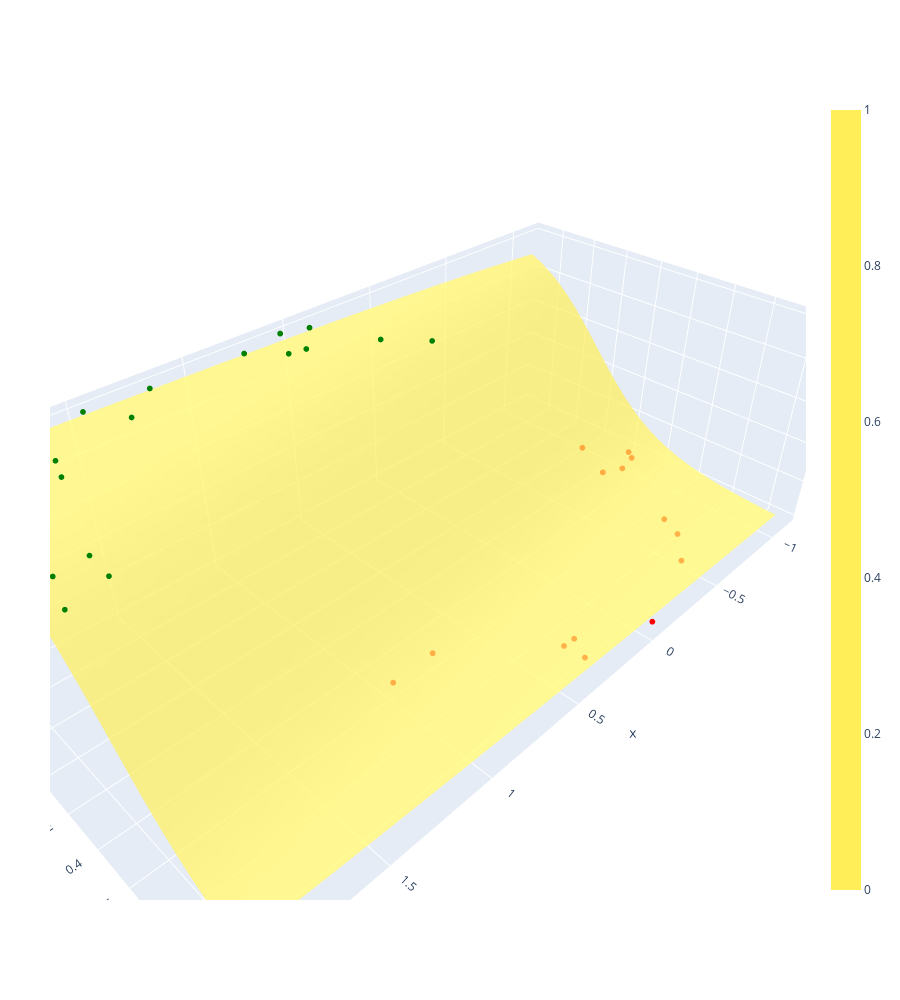

Here is the notebook cell this chart was saved with:
### Code cell
print("Test data report")
print("===================================")
print()


fig2 = go.Figure()

x_test_data = test_data[:,0]
y_test_data = test_data[:,1]

zh_test_data = np.dot(test_data,wh)
ah_test_data = sigmoid(zh_test_data)
    
zo_test_data = np.dot(ah_test_data,wo)
ao_test_data = sigmoid(zo_test_data)

z_test_data = ao_test_data
z_test_data = np.where(z_test_data > 0.5, 1, 0)

color_test_data= ['red' if l == 0 else 'green' for l in test_labels]


tmp_z_test = np.zeros((z_test_data.shape[0]))

for i in range(z_test_data.shape[0]):
    tmp_z_test[i] = z_test_data[i][0]

z_test_data = tmp_z_test




fig2.add_trace(go.Scatter3d(x=x_test_data,y=y_test_data,z=z_test_data, mode='markers',marker=dict(size=2,color=color_test_data,colorscale='Viridis')))



# # Data for a three-dimensional line

x_test_data_line = np.linspace(test_data.min(axis=0)[0], test_data.max(axis=0)[0], 50)
y_test_data_line = np.linspace(test_data.min(axis=0)[1], test_data.max(axis=0)[1], 50)


X_test_data_line, Y_test_data_line = np.meshgrid(x_test_data_line, y_test_data_line)
test_line_data = np.transpose([X_test_data_line.flatten(),Y_test_data_line.flatten()])


zh_test_data_line = np.dot(test_line_data,wh)
ah_test_data_line = sigmoid(zh_test_data_line)
    
zo_test_data_line = np.dot(ah_test_data_line,wo)
ao_test_data_line = sigmoid(zo_test_data_line)
    
z_test_data_line = ao_test_data_line



tmp_z_test_data_line = np.zeros((z_test_data_line.shape[0]))

for i in range(z_test_data_line.shape[0]):
    tmp_z_test_data_line[i] = z_test_data_line[i][0]

z_test_data_line = tmp_z_test_data_line


Z_test_data_line = z_test_data_line.reshape(X_test_data_line.shape)


colorscale = [[0, '#ffee58'], 
              [1, '#ffee58']]
colors_surface1 = np.zeros(shape=Z_test_data_line.shape)  


fig2.add_trace(go.Surface(z=Z_test_data_line, x=X_test_data_line, y=Y_test_data_line,surfacecolor=colors_surface1,opacity=.7,cmin=0,cmax=1,colorscale=colorscale))



class_names = ['0','1']
predict_test = z_test_data

# confusion matrix

cm = confusion_matrix(test_labels, predict_test)

array = cm.tolist()
df_cm = pd.DataFrame(array, index = [i for i in class_names],
                  columns = [i for i in class_names])

sns.heatmap(df_cm, cmap="YlGnBu",annot=True, fmt="d")

print("Accurecy")
print("--------------------------")
print(accuracy_score(test_labels, predict_test))
print()

print("Classification report")
print("--------------------------")
print(classification_report(test_labels, predict_test, target_names=class_names))


fig2.update_layout(
    autosize=True,
    height=1000,
    margin=dict(
        l=50,
        r=50,
        b=100,
        t=100,
        pad=4
    )
)

fig2.show()

### Figure 1 — Plotly figure (JSON) as saved in the notebook; plotly's stock layout.template omitted (floating-point values rounded to 4 significant figures; data arrays with more than 128 entries replaced by an {"elided": "..."} marker saying what was removed)
{"data": [{"marker": {"color": ["red", "red", "red", "green", "green", "green", "red", "green", "green", "green", "red", "red", "green", "red", "red", "green", "green", "red", "green", "green", "green", "red", "red", "green", "red", "green", "green", "green", "red", "red"], "colorscale": [[0, "#440154"], [0.1111, "#482878"], [0.2222, "#3e4989"], [0.3333, "#31688e"], [0.4444, "#26828e"], [0.5556, "#1f9e89"], [0.6667, "#35b779"], [0.7778, "#6ece58"], [0.8889, "#b5de2b"], [1, "#fde725"]], "size": 2}, "mode": "markers", "type": "scatter3d", "x": [0.3122, -0.5064, -0.9608, 2.002, 2.047, 0.5549, 0.3052, 1.879, 0.7731, 1.202, -0.06728, -0.6662, 1.367, -0.9462, -0.8438, 0.2936, 0.1515, 0.7234, 1.735, 0.6462, 1.701, -0.7221, 0.2489, 1.471, 0.9489, 1.888, 0.4312, 0.5686, -1.101, -1.065], "y": [0.9089, 0.9403, 0.02416, 0.2892, 0.4449, -0.5185, 1.011, 0.2763, -0.4738, -0.4885, 1.081, 0.8154, -0.3452, 0.2959, 0.2466, -0.1776, -0.01648, 0.5577, -0.1662, -0.3449, -0.2721, 0.704, 0.912, -0.5065, 0.5632, 0.4018, -0.4752, -0.3278, 0.2263, 0.2715], "z": [0, 0, 0, 1, 1, 1, 0, 1, 1, 1, 0, 0, 1, 0, 0, 1, 1, 0, 1, 1, 1, 0, 0, 1, 0, 1, 1, 1, 0, 0]}, {"cmax": 1, "cmin": 0, "colorscale": [[0, "#ffee58"], [1, "#ffee58"]], "opacity": 0.7, "surfacecolor": {"elided": "50x50 int values"}, "type": "surface", "x": {"elided": "50x50 float values"}, "y": {"elided": "50x50 float values"}, "z": {"elided": "50x50 float values"}}], "layout": {"autosize": true, "height": 1000, "margin": {"b": 100, "l": 50, "pad": 4, "r": 50, "t": 100}}}
